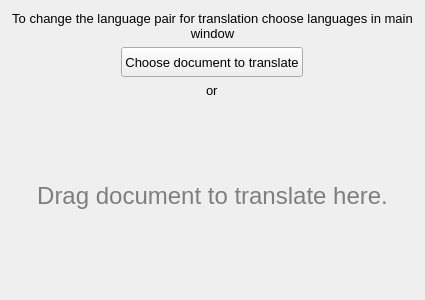
<?xml version="1.0" encoding="UTF-8"?>
<ui version="4.0">
 <class>DocsHandler</class>
 <widget class="QWidget" name="DocsHandler">
  <property name="geometry">
   <rect>
    <x>0</x>
    <y>0</y>
    <width>425</width>
    <height>300</height>
   </rect>
  </property>
  <property name="sizePolicy">
   <sizepolicy hsizetype="Fixed" vsizetype="Fixed">
    <horstretch>0</horstretch>
    <verstretch>0</verstretch>
   </sizepolicy>
  </property>
  <property name="maximumSize">
   <size>
    <width>16777215</width>
    <height>300</height>
   </size>
  </property>
  <property name="windowTitle">
   <string>Document translation</string>
  </property>
  <layout class="QVBoxLayout" name="verticalLayout">
   <item>
    <widget class="QLabel" name="label">
     <property name="sizePolicy">
      <sizepolicy hsizetype="Preferred" vsizetype="Fixed">
       <horstretch>0</horstretch>
       <verstretch>0</verstretch>
      </sizepolicy>
     </property>
     <property name="font">
      <font>
       <pointsize>10</pointsize>
      </font>
     </property>
     <property name="text">
      <string>To change the language pair for translation choose languages in main window</string>
     </property>
     <property name="alignment">
      <set>Qt::AlignCenter</set>
     </property>
     <property name="wordWrap">
      <bool>true</bool>
     </property>
    </widget>
   </item>
   <item alignment="Qt::AlignHCenter">
    <widget class="QPushButton" name="browseBtn">
     <property name="sizePolicy">
      <sizepolicy hsizetype="Fixed" vsizetype="Fixed">
       <horstretch>0</horstretch>
       <verstretch>0</verstretch>
      </sizepolicy>
     </property>
     <property name="minimumSize">
      <size>
       <width>0</width>
       <height>0</height>
      </size>
     </property>
     <property name="maximumSize">
      <size>
       <width>200</width>
       <height>30</height>
      </size>
     </property>
     <property name="font">
      <font>
       <pointsize>10</pointsize>
      </font>
     </property>
     <property name="text">
      <string>Choose document to translate</string>
     </property>
    </widget>
   </item>
   <item alignment="Qt::AlignHCenter">
    <widget class="QLabel" name="label_2">
     <property name="sizePolicy">
      <sizepolicy hsizetype="Preferred" vsizetype="Fixed">
       <horstretch>0</horstretch>
       <verstretch>0</verstretch>
      </sizepolicy>
     </property>
     <property name="font">
      <font>
       <pointsize>10</pointsize>
      </font>
     </property>
     <property name="text">
      <string>or</string>
     </property>
    </widget>
   </item>
   <item>
    <widget class="DragnDropWidget" name="DropWidget" native="true">
     <property name="autoFillBackground">
      <bool>true</bool>
     </property>
     <layout class="QVBoxLayout" name="verticalLayout_2">
      <item>
       <widget class="QLabel" name="label_3">
        <property name="font">
         <font>
          <pointsize>18</pointsize>
         </font>
        </property>
        <property name="frameShape">
         <enum>QFrame::NoFrame</enum>
        </property>
        <property name="frameShadow">
         <enum>QFrame::Plain</enum>
        </property>
        <property name="text">
         <string>&lt;html&gt;&lt;head/&gt;&lt;body&gt;&lt;p&gt;&lt;span style=&quot; color:#7e7e7e;&quot;&gt;Drag document to translate here.&lt;/span&gt;&lt;/p&gt;&lt;/body&gt;&lt;/html&gt;</string>
        </property>
        <property name="scaledContents">
         <bool>false</bool>
        </property>
        <property name="alignment">
         <set>Qt::AlignCenter</set>
        </property>
        <property name="wordWrap">
         <bool>false</bool>
        </property>
       </widget>
      </item>
     </layout>
    </widget>
   </item>
  </layout>
 </widget>
 <customwidgets>
  <customwidget>
   <class>DragnDropWidget</class>
   <extends>QWidget</extends>
   <header location="global">dragndropwidget.h</header>
   <container>1</container>
  </customwidget>
 </customwidgets>
 <resources/>
 <connections/>
</ui>
